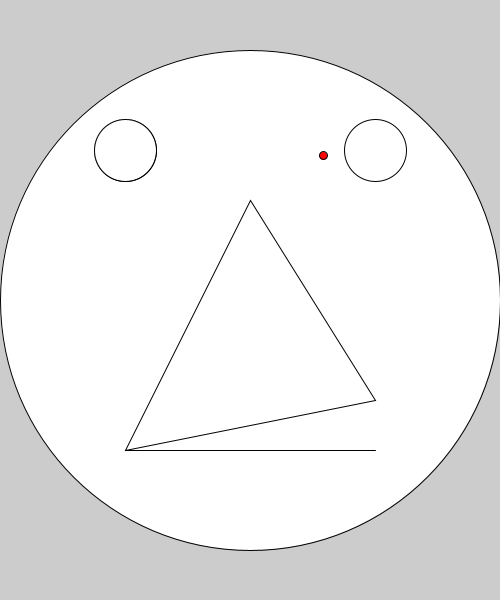
Frame 1 (no input)
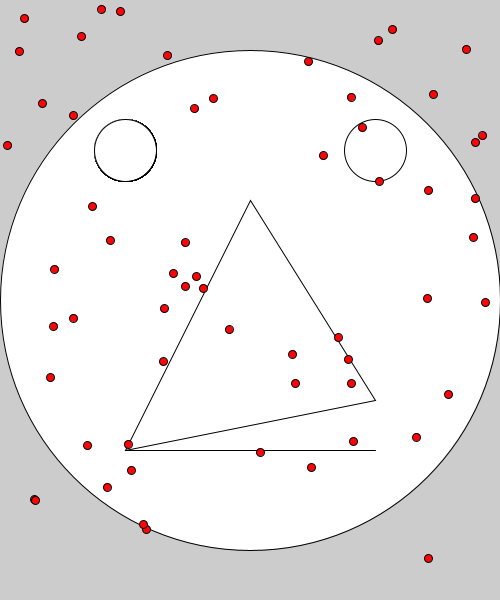
Frame 60 (the mouse pressed at the canvas centre just before this capture)
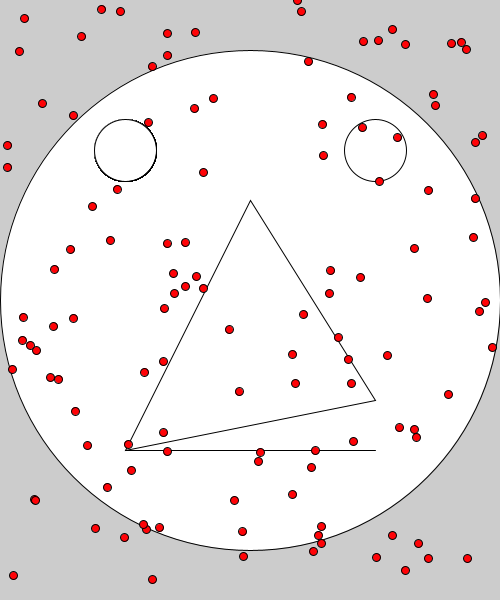
Frame 120 (the mouse held since frame 60 and released just before this capture)

The Processing sketch that drew these frames (run headless with seeded random() and noise(); from frame 60 on, the mouse is pressed at the canvas centre):

// Processing sketch: HappyFace_Measles
// ── HappyFace_Measles.pde
//Global Variables

//Declaration Only, due to size() keyvariables
int faceX;
int faceY;
int leftEyeX;
int leftEyeY;
int rightEyeX;
int rightEyeY;
int eyeDiameter;
float measlesX, measlesY, measlesDiamter;

//Declaration and Assignment
color red = #FF0307;
color white = #FFFFFF;

void setup() {
  size(500, 600); //due to ratios, able to change this
  faceX = width/2;
  faceY= height/2;
  leftEyeX = width/4;
  leftEyeY = height/4;
  rightEyeX = width*3/4;
  rightEyeY = height/4;
  eyeDiameter = width/8;
  ellipse(faceX, faceY, width, width); //Face
  ellipse(leftEyeX, leftEyeY, eyeDiameter, eyeDiameter); //Left Eye
  ellipse(rightEyeX, rightEyeY, eyeDiameter, eyeDiameter); //Rigtht Eye
  //line(x-point1, y-point1, x-point2, y-point2);
  line(width/4, height*3/4, width*3/4, height*3/4); //mouth, only place for this formulae
  //triangle(x-point1, y-point1, x-point2, y-point2, x-point3, y-point3); 
  triangle(width*2/4, height*1/3, width*3/4, height*2/3, width*1/4, height*3/4); //nose, broken a little, only place for this formulae
  measlesDiamter = width*1/60; //Other measles varaibles need to be in draw()
}

void draw() {
  
  //Arithmetic First
  measlesX = random(width);
  measlesY = random(height);
  
  //Drawing Second
  fill(red); 
  ellipse(measlesX, measlesY, measlesDiamter, measlesDiamter);
  fill(white); //White, resetts fill to default
  ellipse(leftEyeX, leftEyeY, eyeDiameter, eyeDiameter);
  
  //More Face Parts required
}
